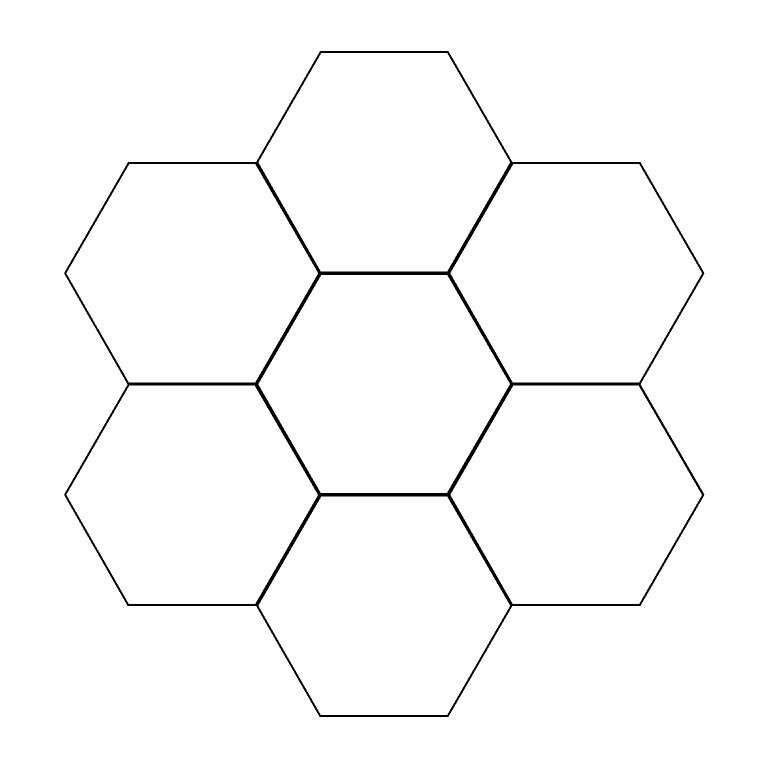
#> input picture blender/templates/standard-templates/template_grid.png, 1536 x 1536 px (shown at 1/2 size)
$ python -i render_uv_mapping_trace.py   (imports and definitions only)
#> lines starting #> are read from the running program, lines starting #| are printed output that depends on the picture; after the words box and inside, x2 and y2 are one past the last pixel; in counts of white or black regions, pixels touching at a corner belong together
#> further down, picture is the input picture: PIL image 1536x1536 RGB; values 40 (black) and 255 (white), 98.3% white; 1 black region, box (x1, y1, x2, y2) and area: (128, 102, 1409, 1434) 39046
from __future__ import annotations

import argparse
import json
import math
import shutil
import sys
import time
from collections import deque
from pathlib import Path

import numpy as np
from PIL import Image, ImageDraw, ImageFilter, ImageFont


TERRAINS = ("grass", "dirt", "stone", "water")
ELEVATIONS = (0, 1, 2)
TRACE_STEPS = (
    ("mapping", "source template -> UV islands"),
    ("source_cuts", "source face cuts"),
    ("normalized", "normalized face cuts"),
    ("uv_compose", "composed UV"),
)
NORMALIZE_ROUTE = "render_uv_mapping_trace._normalize_face -> texgen.warp.warp_polygon_piecewise -> texgen.warp._bleed_source_polygon -> texgen.geometry.polygon_triangle_correspondences -> texgen.warp.affine_coeffs -> texgen.warp._clean_output_polygon_edge"


FACE_COLORS = {
    "top": (228, 54, 54, 255),
    "wall_3": (40, 105, 235, 255),
    "wall_4": (25, 157, 178, 255),
    "wall_5": (124, 73, 206, 255),
}
BEVEL_COLORS = (
    (229, 132, 37, 255),
    (213, 105, 48, 255),
    (190, 82, 70, 255),
    (170, 114, 44, 255),
    (206, 150, 45, 255),
    (224, 96, 39, 255),
)
BG = (245, 241, 233, 255)
PANEL_BG = (238, 232, 220, 255)
TEXT = (52, 45, 37, 255)
MUTED = (112, 99, 82, 255)
VERTEX_RED = (255, 70, 45, 240)
INTERNAL_VERTEX = (19, 204, 220, 245)
VERTEX_TEXT = (38, 30, 24, 255)
AUTO_FIT_POINT_ORDER = {
    "1": "top[2]",
    "2": "top[1]",
    "3": "top[0]",
    "4": "wall_5[2]",
    "5": "wall_5[3]",
    "6": "wall_4[3]",
    "7": "wall_3[3]",
    "8": "top[3]",
    "9": "top[4] predicted internal",
    "10": "top[5] predicted internal",
}


def repo_root() -> Path:
    return Path(__file__).resolve().parents[3]


def concept_root(repo: Path) -> Path:
    return repo / "inkmon美术探索" / "concept素材-v1"


# [5 lines left out: function _rel, not called in this run]


def _read_json(path: Path) -> dict:
    return json.loads(path.read_text(encoding="utf-8"))


def _face_poly(face: dict) -> list[list[float]]:
    return face.get("polygon_px") or face["quad_px"]


# [44 lines left out: functions _color, _centroid, _poly_mask, _bbox, _draw_label, not called in this run]


def _foreground_mask(image: Image.Image) -> np.ndarray:
    arr = np.asarray(image.convert("RGBA")).astype(np.int16)
    h, w = arr.shape[:2]
#> h = 1536; w = 1536
    border = max(6, min(w, h) // 100)
#> border = 15
    border_pixels = np.concatenate(
        [
            arr[:border, :, :3].reshape(-1, 3),
            arr[-border:, :, :3].reshape(-1, 3),
            arr[:, :border, :3].reshape(-1, 3),
            arr[:, -border:, :3].reshape(-1, 3),
        ],
        axis=0,
    )
    bg = np.median(border_pixels, axis=0)
#> bg = [255, 255, 255]
    color_delta = np.sqrt(((arr[:, :, :3] - bg) ** 2).sum(axis=2))
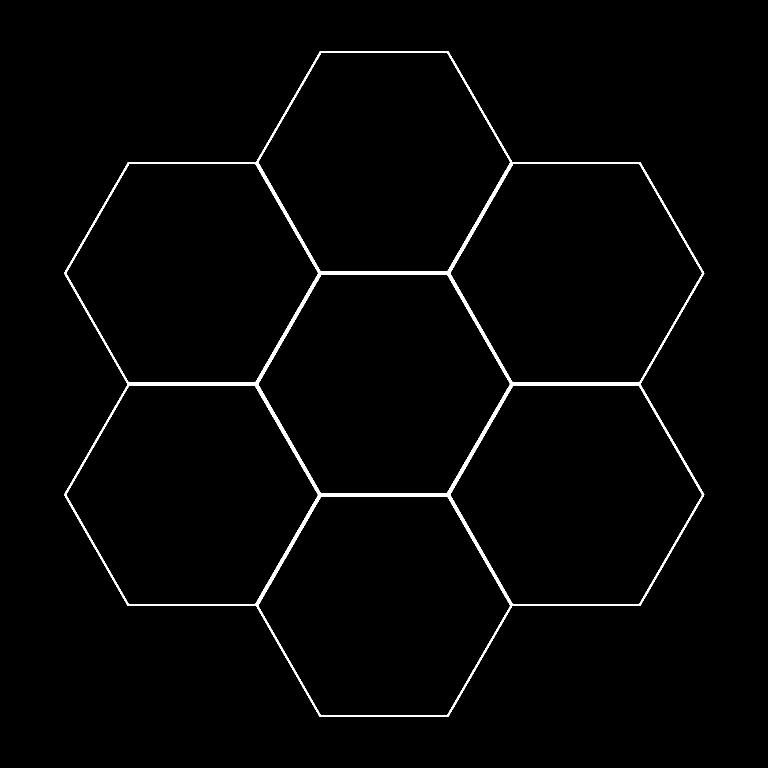
#> color_delta: shape (1536, 1536) float64 (shown at 1/2 size); values 0 (black) and 372.4 (white), 1.7% white; 1 white region, box (x1, y1, x2, y2) and area: (128, 102, 1409, 1434) 39046
    mask = (color_delta > 26) & (arr[:, :, 3] > 8)
    cleaned = (
        Image.fromarray((mask * 255).astype("uint8"), "L")
        .filter(ImageFilter.MaxFilter(5))
        .filter(ImageFilter.MinFilter(5))
    )
#> cleaned: PIL image 1536x1536 L; 1.7% white; 1 white region, box (x1, y1, x2, y2) and area: (128, 102, 1409, 1434) 39088
    return np.asarray(cleaned) > 0


# [39 lines left out: functions _largest_component, _boundary_points, not called in this run]


def _cross(o: tuple[int, int], a: tuple[int, int], b: tuple[int, int]) -> int:
    return (a[0] - o[0]) * (b[1] - o[1]) - (a[1] - o[1]) * (b[0] - o[0])


# [197 lines left out: functions _convex_hull, _point_line_distance, _rdp_open, _rdp_closed, _reduce_vertices, _detected_vertices and 4 more, not called in this run]


def _project_poly(h: np.ndarray, poly: list[list[float]]) -> list[list[float]]:
    return [_project_point(h, point) for point in poly]


# [20 lines left out: functions _line_from_points, _line_intersection, not called in this run]


def _point_distance(a: list[float], b: list[float]) -> float:
    return math.hypot(a[0] - b[0], a[1] - b[1])


# [14 lines left out: functions _normalize_vector, _angle_between, not called in this run]


def _line_from_point_dir(point: list[float], direction: list[float]) -> tuple[float, float, float] | None:
    return _line_from_points(point, [point[0] + direction[0], point[1] + direction[1]])


# [641 lines left out: functions _height_transfer_estimate, _median, _median_point, _point_spread, _projective_internal_points, _valid_internal_points and 19 more, not called in this run]


# [2 lines not run here, left out]

>>> from PIL import Image
>>> picture = Image.open('../../../blender/templates/standard-templates/template_grid.png')
>>> result = _foreground_mask(picture)

$ run again, on blender/templates/standard-templates/template_atlas_e2.png
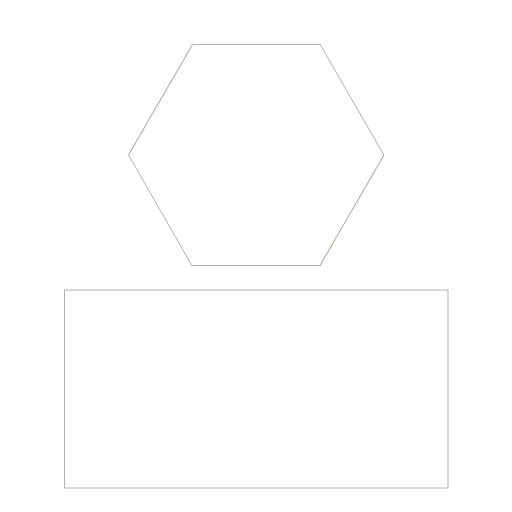
#> input picture blender/templates/standard-templates/template_atlas_e2.png, 1024 x 1024 px (shown at 1/2 size)
#> picture is the input picture: PIL image 1024x1024 RGB; mean R, G, B 254.4, 254.4, 254.4
#> bg = [255, 255, 255]
#> in _foreground_mask, `color_delta = np.sqrt(((arr[:, :, :3] - bg) ** 2).sum(axis=2))`:
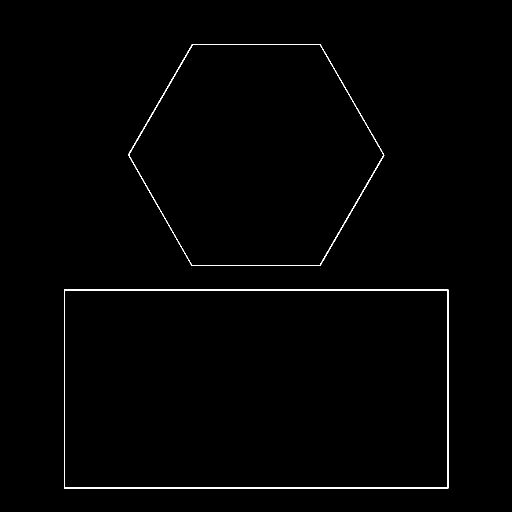
#> color_delta: shape (1024, 1024) float64 (shown at 1/2 size); values 0 (black) and 138.1 (white), 0.73% white in thin lines or dots, all inside (x1, y1, x2, y2) = (128, 88, 897, 977)

$ run again, on blender/templates/standard-templates/template_design_e0.png
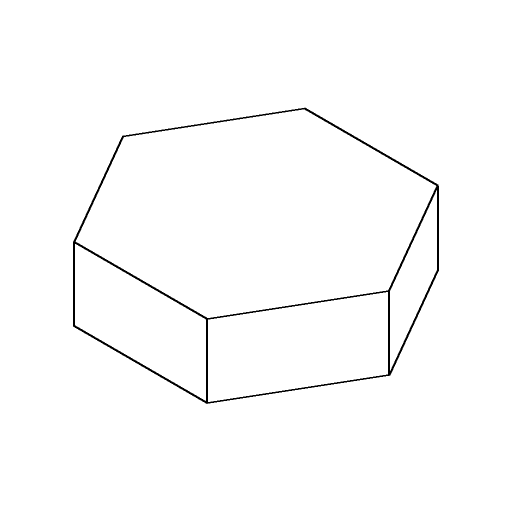
#> input picture blender/templates/standard-templates/template_design_e0.png, 1024 x 1024 px (shown at 1/2 size)
#> picture is the input picture: PIL image 1024x1024 RGB; values 40 (black) and 255 (white), 98.8% white; 1 black region, box (x1, y1, x2, y2) and area: (146, 215, 878, 808) 12587
#> bg = [255, 255, 255]
#> in _foreground_mask, `color_delta = np.sqrt(((arr[:, :, :3] - bg) ** 2).sum(axis=2))`:
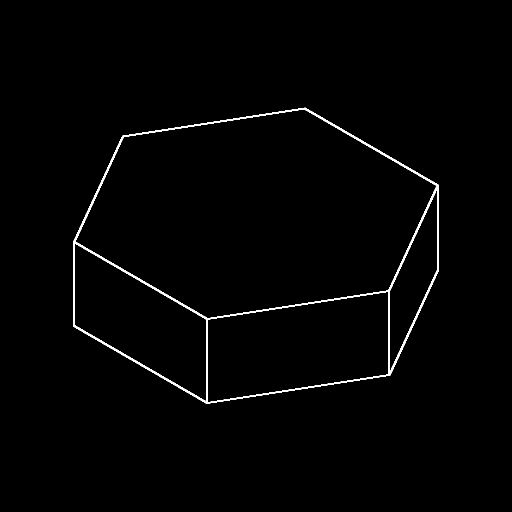
#> color_delta: shape (1024, 1024) float64 (shown at 1/2 size); values 0 (black) and 372.4 (white), 1.2% white; 1 white region, box (x1, y1, x2, y2) and area: (146, 215, 878, 808) 12587
#> cleaned: PIL image 1024x1024 L; 1.2% white; 1 white region, box (x1, y1, x2, y2) and area: (146, 215, 878, 808) 12658

$ run again, on blender/templates/standard-templates/template_design_e1.png
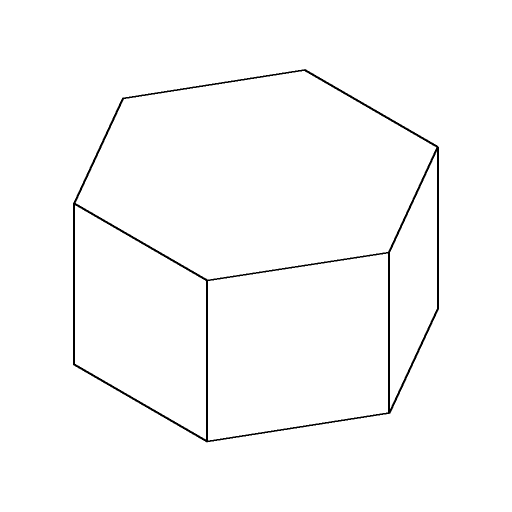
#> input picture blender/templates/standard-templates/template_design_e1.png, 1024 x 1024 px (shown at 1/2 size)
#> picture is the input picture: PIL image 1024x1024 RGB; values 40 (black) and 255 (white), 98.6% white; 1 black region, box (x1, y1, x2, y2) and area: (146, 138, 878, 885) 15099
#> bg = [255, 255, 255]
#> in _foreground_mask, `color_delta = np.sqrt(((arr[:, :, :3] - bg) ** 2).sum(axis=2))`:
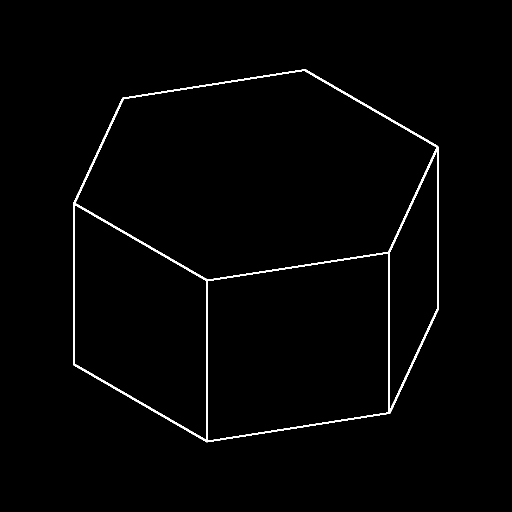
#> color_delta: shape (1024, 1024) float64 (shown at 1/2 size); values 0 (black) and 372.4 (white), 1.4% white; 1 white region, box (x1, y1, x2, y2) and area: (146, 138, 878, 885) 15099
#> cleaned: PIL image 1024x1024 L; 1.4% white; 1 white region, box (x1, y1, x2, y2) and area: (146, 138, 878, 885) 15174
